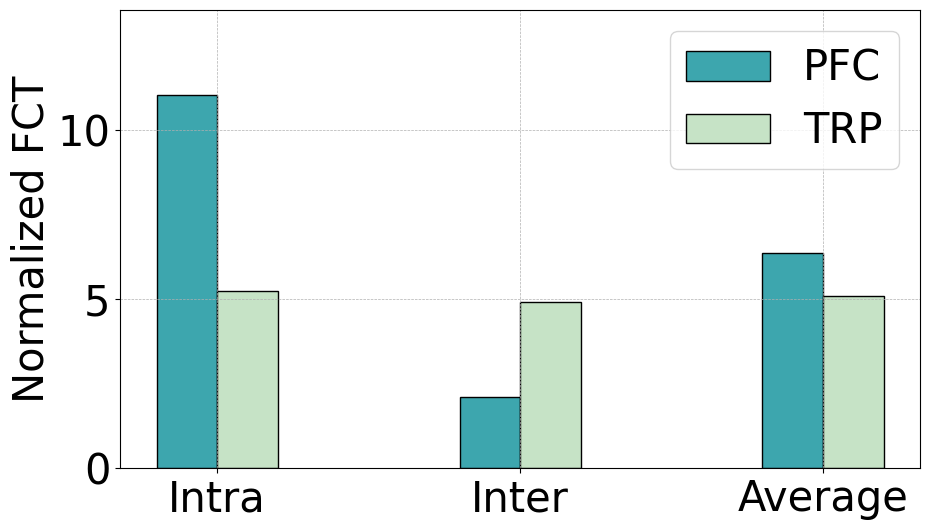

This figure's Python source:
import matplotlib.pyplot as plt
import numpy as np
import matplotlib.ticker as ticker
plt.rcParams.update({'font.size': 30})
# 数据
data = {
    'PFC': [ 11.035095739111778,2.1010993617055553, 6.356663219776109],
    'TRP': [ 5.244815204406885, 4.912151116381316, 5.086356077038108],

}

# 标签和方案
labels = ['Intra', 'Inter', 'Average']
schemes = ['PFC', 'TRP']

# 颜色设置
colors = ['#3DA6AE', '#C6E3C6']

# 创建柱状图
fig, ax = plt.subplots(figsize=(10, 6))
bar_width = 0.2
index = np.arange(len(labels))

for k, scheme in enumerate(schemes):
    values = data[scheme]  # 获取对应方案的数据
    ax.bar(index + k * bar_width, values, bar_width, label=scheme, color=colors[k], edgecolor='black')

# 设置图表标签和标题
#ax.set_xlabel('Category')
ax.set_ylabel('Normalized FCT')
#ax.set_title('Comparison')
ax.set_xticks(index + bar_width * (len(schemes) - 1) / 2)
ax.set_xticklabels(labels)
ax.grid(True)

# 设置统一的y轴范围
max_values = max(max(data['PFC']), max(data['TRP']))
ax.set_ylim(0, max_values + 2.5)
if max_values < 10:
    ax.yaxis.set_major_locator(ticker.MultipleLocator(1))
else:
    ax.yaxis.set_major_locator(ticker.MultipleLocator(5))
ax.yaxis.set_major_formatter(ticker.ScalarFormatter())
ax.grid(True, which='major', linestyle='dashed', linewidth=0.5)

# 添加图例
ax.legend(loc='upper right')

# 保存图表到文件
plt.tight_layout()
plt.savefig('deceleration.pdf', bbox_inches='tight')  # 保存为PNG文件
plt.show()